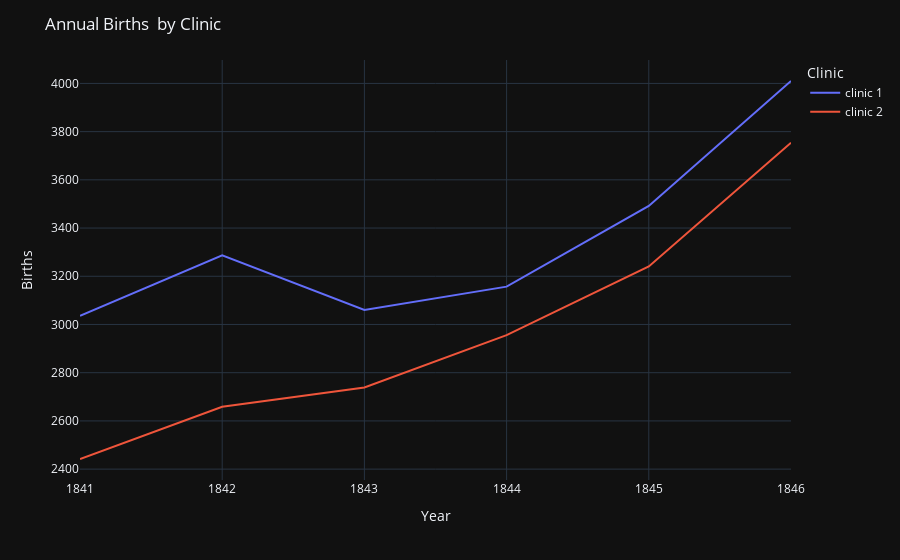

This figure's notebook cell:
### Markdown cell above
Which clinic is bigger or more busy judging by the number of births?

Has the hospital had more patients over time?

What was the highest number of deaths recorded in clinic 1 and clinic 2?

### Code cell
chart = px.line( df,
                 x= "Year",
                 y= "Births",
                 color="Clinic", )
chart.update_layout(
    title = "Annual Births  by Clinic", )
chart.show()

### Figure 1 — Plotly figure (JSON) as saved in the notebook; plotly's stock layout.template omitted (floating-point values rounded to 4 significant figures)
{"data": [{"hovertemplate": "Clinic=clinic 1<br>Year=%{x}<br>Births=%{y}<extra></extra>", "legendgroup": "clinic 1", "line": {"color": "#636efa", "dash": "solid"}, "marker": {"symbol": "circle"}, "mode": "lines", "name": "clinic 1", "orientation": "v", "showlegend": true, "x": [1841, 1842, 1843, 1844, 1845, 1846], "xaxis": "x", "y": [3036, 3287, 3060, 3157, 3492, 4010], "yaxis": "y", "type": "scatter"}, {"hovertemplate": "Clinic=clinic 2<br>Year=%{x}<br>Births=%{y}<extra></extra>", "legendgroup": "clinic 2", "line": {"color": "#EF553B", "dash": "solid"}, "marker": {"symbol": "circle"}, "mode": "lines", "name": "clinic 2", "orientation": "v", "showlegend": true, "x": [1841, 1842, 1843, 1844, 1845, 1846], "xaxis": "x", "y": [2442, 2659, 2739, 2956, 3241, 3754], "yaxis": "y", "type": "scatter"}], "layout": {"xaxis": {"anchor": "y", "domain": [0.0, 1.0], "title": {"text": "Year"}}, "yaxis": {"anchor": "x", "domain": [0.0, 1.0], "title": {"text": "Births"}}, "legend": {"title": {"text": "Clinic"}, "tracegroupgap": 0}, "margin": {"t": 60}, "title": {"text": "Annual Births  by Clinic"}}}
